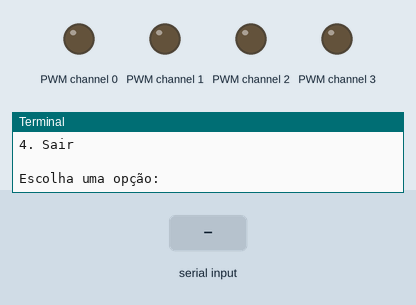
A program run on a simulated Raspberry Pi (BCM pin numbers). Parts: output pins drawn as LEDs (lit = HIGH), the last lines printed to the terminal. Inputs (shaded band) come from the test bench.

Above: at 1.4 s.
1.5 s: "3" typed at the terminal, then Enter
At 2.4 s:
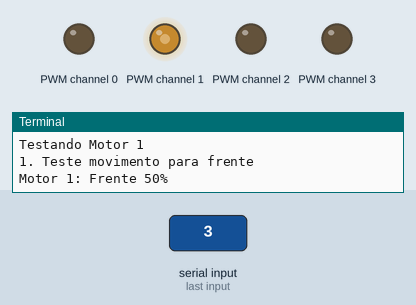
At 4.9 s:
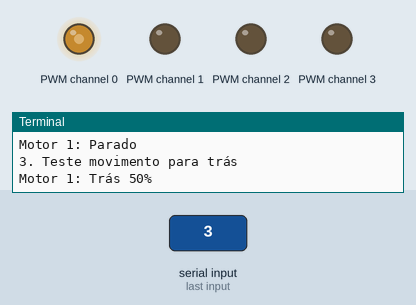
13.5 s: "1" typed at the terminal, then Enter
15.0 s: "1" typed at the terminal, then Enter
16.5 s: "4" typed at the terminal, then Enter
At 17.4 s:
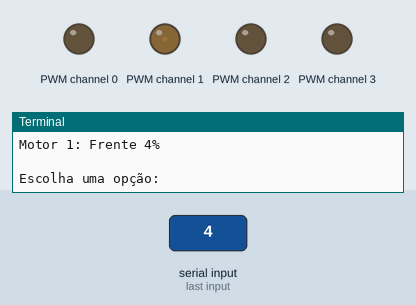
Timing chart, 0 to 19.0 s (numbered marks = the images above; inputs shaded):
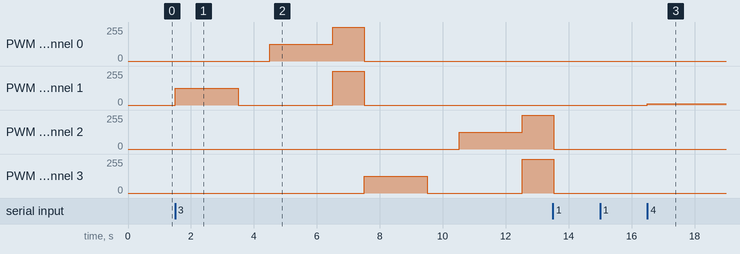

The program:

MotorDirection.py
```python
import smbus
import time
from enum import Enum

class MotorDirection(Enum):
    FORWARD = 1
    BACKWARD = 2
    BRAKE = 3
    RELEASE = 4

class PiRacerMotorControl:
    def __init__(self):
        self.bus = smbus.SMBus(1)
        self.MOTOR_ADDR = 0x41  # Endereço do PCA9685 dos motores ??? a ver

        # Mapeamento dos canais para cada motor
        self.MOTOR1_CHANNELS = {'in1': 0, 'in2': 1}  # Motor 1: IN1=Canal 0, IN2=Canal 1
        self.MOTOR2_CHANNELS = {'in1': 2, 'in2': 3}  # Motor 2: IN1=Canal 2, IN2=Canal 3

        self.setup_pca9685()

    def setup_pca9685(self):
        """Configura o PCA9685"""
        try:
            # Reset
            self.bus.write_byte_data(self.MOTOR_ADDR, 0x00, 0x00)
            time.sleep(0.1)
            # Configura frequência (~50Hz) a ver
            self.bus.write_byte_data(self.MOTOR_ADDR, 0xFE, 0x1E)
            time.sleep(0.1)
            # Modo normal
            self.bus.write_byte_data(self.MOTOR_ADDR, 0x00, 0x20)
            print("PCA9685 configurado com sucesso")
        except Exception as e:
            print(f"Erro na configuração do PCA9685: {e}")

    def set_pwm(self, channel, value):
        """Define o valor PWM para um canal"""
        try:
            reg_offset = 4 * channel
            self.bus.write_word_data(self.MOTOR_ADDR, 0x06 + reg_offset, 0)
            self.bus.write_word_data(self.MOTOR_ADDR, 0x08 + reg_offset, value)
        except Exception as e:
            print(f"Erro ao definir PWM no canal {channel}: {e}")

    def control_motor(self, motor_num, direction, speed=100):
        """
        Controla um motor específico
        motor_num: 1 ou 2
        direction: MotorDirection.FORWARD, BACKWARD, BRAKE, ou RELEASE
        speed: 0-100 (porcentagem da velocidade máxima)
        """
        #  canais corretos para o motor
        channels = self.MOTOR1_CHANNELS if motor_num == 1 else self.MOTOR2_CHANNELS

        # Converte velocidade de porcentagem (0-100) para valor PWM (0-4095)
        pwm_value = int((speed * 4095) / 100)

        # Configura os sinais IN1 e IN2 baseado na direção
        if direction == MotorDirection.FORWARD:
            self.set_pwm(channels['in1'], 0)        # IN1 = LOW
            self.set_pwm(channels['in2'], pwm_value) # IN2 = PWM
            print(f"Motor {motor_num}: Frente {speed}%")

        elif direction == MotorDirection.BACKWARD:
            self.set_pwm(channels['in1'], pwm_value) # IN1 = PWM
            self.set_pwm(channels['in2'], 0)         # IN2 = LOW
            print(f"Motor {motor_num}: Trás {speed}%")

        elif direction == MotorDirection.BRAKE:
            self.set_pwm(channels['in1'], 4095)      # IN1 = HIGH
            self.set_pwm(channels['in2'], 4095)      # IN2 = HIGH
            print(f"Motor {motor_num}: Freio")

        elif direction == MotorDirection.RELEASE:
            self.set_pwm(channels['in1'], 0)         # IN1 = LOW
            self.set_pwm(channels['in2'], 0)         # IN2 = LOW
            print(f"Motor {motor_num}: Parado")

    def test_sequence(self):
        """Executa uma sequência de teste em ambos os motores"""
        try:
            print("\nIniciando sequência de teste...")

            # Testa cada motor individualmente
            for motor in [1, 2]:
                print(f"\nTestando Motor {motor}")

                print("1. Teste movimento para frente")
                self.control_motor(motor, MotorDirection.FORWARD, 50)
                time.sleep(2)

                print("2. Teste breake (RELEASE)")
                self.control_motor(motor, MotorDirection.RELEASE)
                time.sleep(1)

                print("3. Teste movimento para trás")
                self.control_motor(motor, MotorDirection.BACKWARD, 50)
                time.sleep(2)


                print("4. Teste stop")
                self.control_motor(motor, MotorDirection.BRAKE)
                time.sleep(1)

                print("5. Teste release (release) ")
                self.control_motor(motor, MotorDirection.RELEASE)

            print("\nSequência de teste concluída")

        except Exception as e:
            print(f"Erro durante o teste: {e}")

    def interactive_control(self):
        """Controle interativo dos motores"""
        print("\n=== Controle Interativo dos Motores ===")
        print("Comandos disponíveis:")
        print("1. Controlar Motor 1")
        print("2. Controlar Motor 2")
        print("3. Testar sequência")
        print("4. Sair")

        while True:
            try:
                choice = int(input("\nEscolha uma opção: "))

                if choice in [1, 2]:
                    print("1. Frente")
                    print("2. Trás")
                    print("3. Stop")
                    print("4. Livre")

                    dir_choice = int(input("Escolhe a direção: "))

                    if dir_choice in [1, 2]:
                        speed = int(input("Velocidade (0-100%): "))
                    else:
                        speed = 0

                    direction = {
                        1: MotorDirection.FORWARD,
                        2: MotorDirection.BACKWARD,
                        3: MotorDirection.BRAKE,
                        4: MotorDirection.RELEASE
                    }.get(dir_choice)

                    if direction:
                        self.control_motor(choice, direction, speed)

                elif choice == 3:
                    self.test_sequence()

                elif choice == 4:
                    break

            except ValueError:
                print("Entrada inválida!")
                continue
    def simpes():
        controller = PiRacerMotorControl()
        # controle direto
        controller.control_motor(1, MotorDirection.FORWARD, 50)  # Motor 1, frente, 50% velocidade
        time.sleep(5)
        controller.control_motor(2, MotorDirection.BACKWARD, 75) # Motor 2, trás, 75% velocidade
        time.sleep(5)


if __name__ == "__main__":
    controller = PiRacerMotorControl()
    controller.interactive_control()
```

Measured:
- after the input at 1.5 s, PWM channel 0: 0/255 → 127/255 after 3.0 s, → 255/255 2.0 s later, → 0/255 1.0 s later; PWM channel 1: 0/255 → 127/255 at once, → 0/255 2.0 s later, → 255/255 3.0 s later, → 0/255 1.0 s later
- after the input at 16.5 s, PWM channel 1: 0/255 → 10/255 at once
